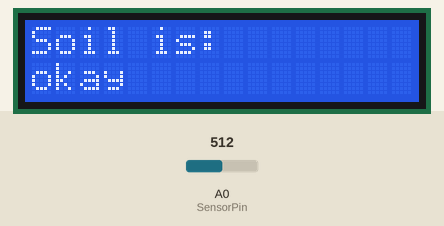
This program was run on a simulated Arduino Uno, built with avr-gcc and run on an emulated ATmega328P. Shown: 16×2 character LCD. Inputs (shaded band) come from the test bench; at power-on: A0 (SensorPin) = 512. What the program prints to the serial monitor is not drawn.

Above: at 1.2 s.
1.3 s: A0 (SensorPin) set to 716
At 1.9 s:
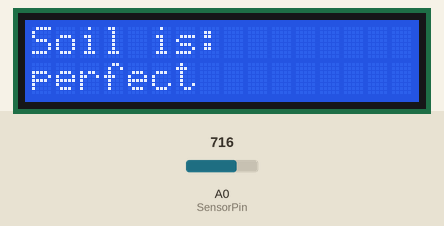
2.9 s: A0 (SensorPin) set to 900
At 4.2 s:
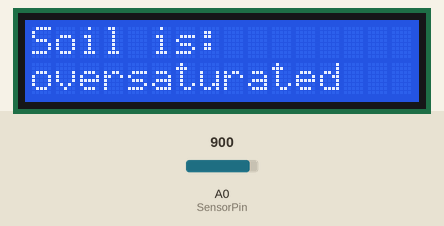
4.5 s: A0 (SensorPin) set to 306
At 5.0 s:
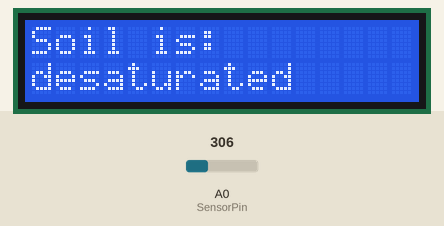
6.2 s: A0 (SensorPin) set to 122
At 6.6 s:
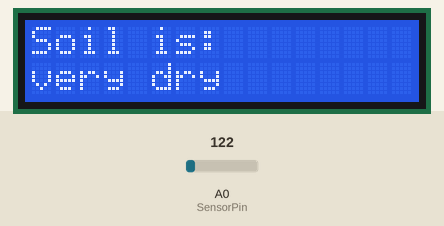
7.8 s: A0 (SensorPin) set to 511
At 8.6 s:
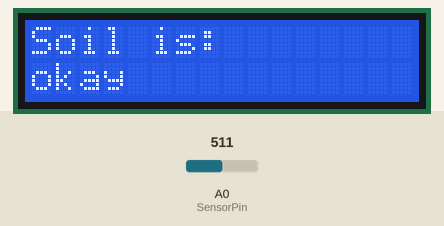
9.6 s: A0 (SensorPin) set to 91
At 10.4 s:
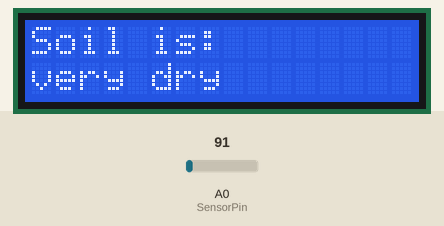
Timing chart, 0 to 12.3 s (numbered marks = the images above; inputs shaded):
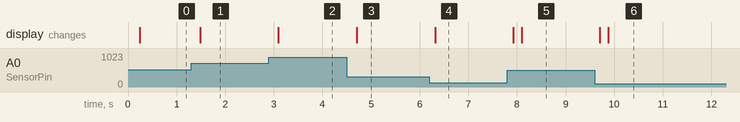

Measured:
- after the input at 1.3 s, the display: changes after 0.19 s (image 1)
- after the input at 2.9 s, the display: changes after 0.19 s (image 2)
- after the input at 4.5 s, the display: changes after 0.21 s (image 3)
- after the input at 6.2 s, the display: changes after 0.12 s (image 4)
- after the input at 7.8 s, the display: first changes after 0.12 s (image 5 shows a later state)
- after the input at 9.6 s, the display: first changes after 0.10 s (image 6 shows a later state)

The program:

main.cpp
```cpp
#include <Arduino.h>
#include <LiquidCrystal.h>
#define SensorPin A0
float sensorValue = 0;
float moisturePercent = 0;
String moistureStats;
LiquidCrystal lcd(12, 11, 5, 4, 3, 2);
void setup() {
  // Set up the Serial monitor.
  Serial.begin(9600);
  // Set up the LCD's number of columns and rows.
  lcd.begin(16, 2);
  // Print starting info.
  lcd.print("Calculating...");
}
void loop() {
  // Analog calculations.
  for (int i = 0; i <= 100; i++)
  {
    sensorValue = sensorValue + analogRead(SensorPin);
    delay(1);
  }
  sensorValue = sensorValue/100.0;
  moisturePercent = (sensorValue/1024)*100;
  // Define the values for your plant.
  if (moisturePercent > 0 && moisturePercent < 30) {
    moistureStats = "very dry";
  } else if (moisturePercent > 29 && moisturePercent < 40) {
    moistureStats = "desaturated";
  } else if (moisturePercent > 39 && moisturePercent < 60) {
    moistureStats = "okay";
  } else if (moisturePercent > 59 && moisturePercent < 80) {
    moistureStats = "perfect";
  } else if (moisturePercent > 79 && moisturePercent < 101) {
    moistureStats = "oversaturated";
  }


  // Experimental!
  delay(60);
  // Print the values to the serial monitor.
  Serial.println("The soil moisture is " + moistureStats + ".");


  // Clear the LCD for proper use.
  lcd.clear();
  // Set the cursor to the first first line.
  lcd.setCursor(0, 0);
  // Print "Soil moisture" to the LCD.
  lcd.print("Soil is:");
  // Set the cursor to the second line.
  lcd.setCursor(0, 1);
  // Print the soil moisture value.
  lcd.print(moistureStats);
}
```
